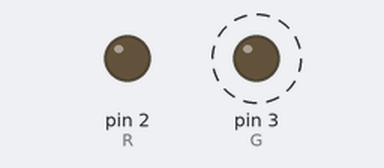
The sketch below on a simulated Arduino Uno, built with avr-gcc and run on an emulated ATmega328P. Parts: output pins drawn as LEDs (lit = HIGH). Dashed ring = blinking. What the sketch prints to the serial monitor is not drawn.

Above: at 0.5 s.
Timing chart, 0 to 4.6 s (numbered marks = the images above):
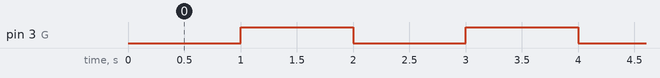

Measured:
- by itself, pin 3 (G): alternates HIGH for 1.0 s and LOW for 1.0 s

The sketch:

app.ino
```cpp
#include <dht11.h>
#define DHT11PIN 7
dht11 DHT11;
int R = 2;
int G = 3;

void setup()
{
  Serial.begin(9600);
  pinMode(R, OUTPUT);
  pinMode(G, OUTPUT);
}

void loop()
{
  double humi = DHT11.humidity;
  double temp = DHT11.temperature;

  digitalWrite(R, LOW);
  digitalWrite(G, LOW);
  delay(1000);

  Serial.print("Humidity (%): ");
  Serial.println(humi);
  Serial.print("Temperature : ");
  Serial.println(temp);

  if (temp >= 20)
    digitalWrite(R, HIGH);
  else
    digitalWrite(G, HIGH);
  delay(1000);
}
```
